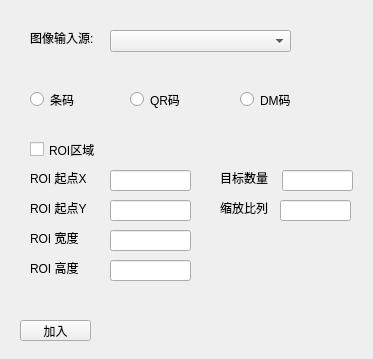
<?xml version="1.0" encoding="UTF-8"?>
<ui version="4.0">
 <class>ScanCodeForm</class>
 <widget class="QWidget" name="ScanCodeForm">
  <property name="geometry">
   <rect>
    <x>0</x>
    <y>0</y>
    <width>373</width>
    <height>359</height>
   </rect>
  </property>
  <property name="windowTitle">
   <string>Form</string>
  </property>
  <widget class="QRadioButton" name="barCode">
   <property name="geometry">
    <rect>
     <x>30</x>
     <y>90</y>
     <width>51</width>
     <height>19</height>
    </rect>
   </property>
   <property name="text">
    <string>条码</string>
   </property>
  </widget>
  <widget class="QRadioButton" name="qrCode">
   <property name="geometry">
    <rect>
     <x>130</x>
     <y>90</y>
     <width>51</width>
     <height>19</height>
    </rect>
   </property>
   <property name="text">
    <string>QR码</string>
   </property>
  </widget>
  <widget class="QRadioButton" name="dmCode">
   <property name="geometry">
    <rect>
     <x>240</x>
     <y>90</y>
     <width>51</width>
     <height>19</height>
    </rect>
   </property>
   <property name="text">
    <string>DM码</string>
   </property>
  </widget>
  <widget class="QCheckBox" name="roiChk">
   <property name="geometry">
    <rect>
     <x>30</x>
     <y>140</y>
     <width>80</width>
     <height>19</height>
    </rect>
   </property>
   <property name="text">
    <string>ROI区域</string>
   </property>
  </widget>
  <widget class="QPushButton" name="roiAdd">
   <property name="geometry">
    <rect>
     <x>20</x>
     <y>320</y>
     <width>71</width>
     <height>21</height>
    </rect>
   </property>
   <property name="text">
    <string>加入</string>
   </property>
  </widget>
  <widget class="QLineEdit" name="roi_Sx">
   <property name="geometry">
    <rect>
     <x>110</x>
     <y>170</y>
     <width>81</width>
     <height>21</height>
    </rect>
   </property>
  </widget>
  <widget class="QLineEdit" name="roi_Sy">
   <property name="geometry">
    <rect>
     <x>110</x>
     <y>200</y>
     <width>81</width>
     <height>21</height>
    </rect>
   </property>
  </widget>
  <widget class="QLineEdit" name="roi_W">
   <property name="geometry">
    <rect>
     <x>110</x>
     <y>230</y>
     <width>81</width>
     <height>21</height>
    </rect>
   </property>
  </widget>
  <widget class="QLineEdit" name="roi_H">
   <property name="geometry">
    <rect>
     <x>110</x>
     <y>260</y>
     <width>81</width>
     <height>21</height>
    </rect>
   </property>
  </widget>
  <widget class="QLabel" name="ROI">
   <property name="geometry">
    <rect>
     <x>30</x>
     <y>170</y>
     <width>61</width>
     <height>16</height>
    </rect>
   </property>
   <property name="text">
    <string>ROI 起点X</string>
   </property>
  </widget>
  <widget class="QLabel" name="ROI_2">
   <property name="geometry">
    <rect>
     <x>30</x>
     <y>200</y>
     <width>71</width>
     <height>16</height>
    </rect>
   </property>
   <property name="text">
    <string>ROI 起点Y</string>
   </property>
  </widget>
  <widget class="QLabel" name="ROI_3">
   <property name="geometry">
    <rect>
     <x>30</x>
     <y>230</y>
     <width>71</width>
     <height>16</height>
    </rect>
   </property>
   <property name="text">
    <string>ROI 宽度</string>
   </property>
  </widget>
  <widget class="QLabel" name="ROI_4">
   <property name="geometry">
    <rect>
     <x>30</x>
     <y>260</y>
     <width>71</width>
     <height>16</height>
    </rect>
   </property>
   <property name="text">
    <string>ROI 高度</string>
   </property>
  </widget>
  <widget class="QLabel" name="label">
   <property name="geometry">
    <rect>
     <x>30</x>
     <y>30</y>
     <width>71</width>
     <height>16</height>
    </rect>
   </property>
   <property name="text">
    <string>图像输入源:</string>
   </property>
  </widget>
  <widget class="QComboBox" name="SelectLinker">
   <property name="geometry">
    <rect>
     <x>110</x>
     <y>30</y>
     <width>181</width>
     <height>22</height>
    </rect>
   </property>
  </widget>
  <widget class="QLineEdit" name="tageNum">
   <property name="geometry">
    <rect>
     <x>282</x>
     <y>170</y>
     <width>71</width>
     <height>21</height>
    </rect>
   </property>
  </widget>
  <widget class="QLabel" name="label_2">
   <property name="geometry">
    <rect>
     <x>220</x>
     <y>170</y>
     <width>53</width>
     <height>15</height>
    </rect>
   </property>
   <property name="text">
    <string>目标数量</string>
   </property>
  </widget>
  <widget class="QLabel" name="label_3">
   <property name="geometry">
    <rect>
     <x>220</x>
     <y>200</y>
     <width>53</width>
     <height>15</height>
    </rect>
   </property>
   <property name="text">
    <string>缩放比列</string>
   </property>
  </widget>
  <widget class="QLineEdit" name="scale">
   <property name="geometry">
    <rect>
     <x>280</x>
     <y>200</y>
     <width>71</width>
     <height>21</height>
    </rect>
   </property>
  </widget>
 </widget>
 <resources/>
 <connections/>
</ui>
